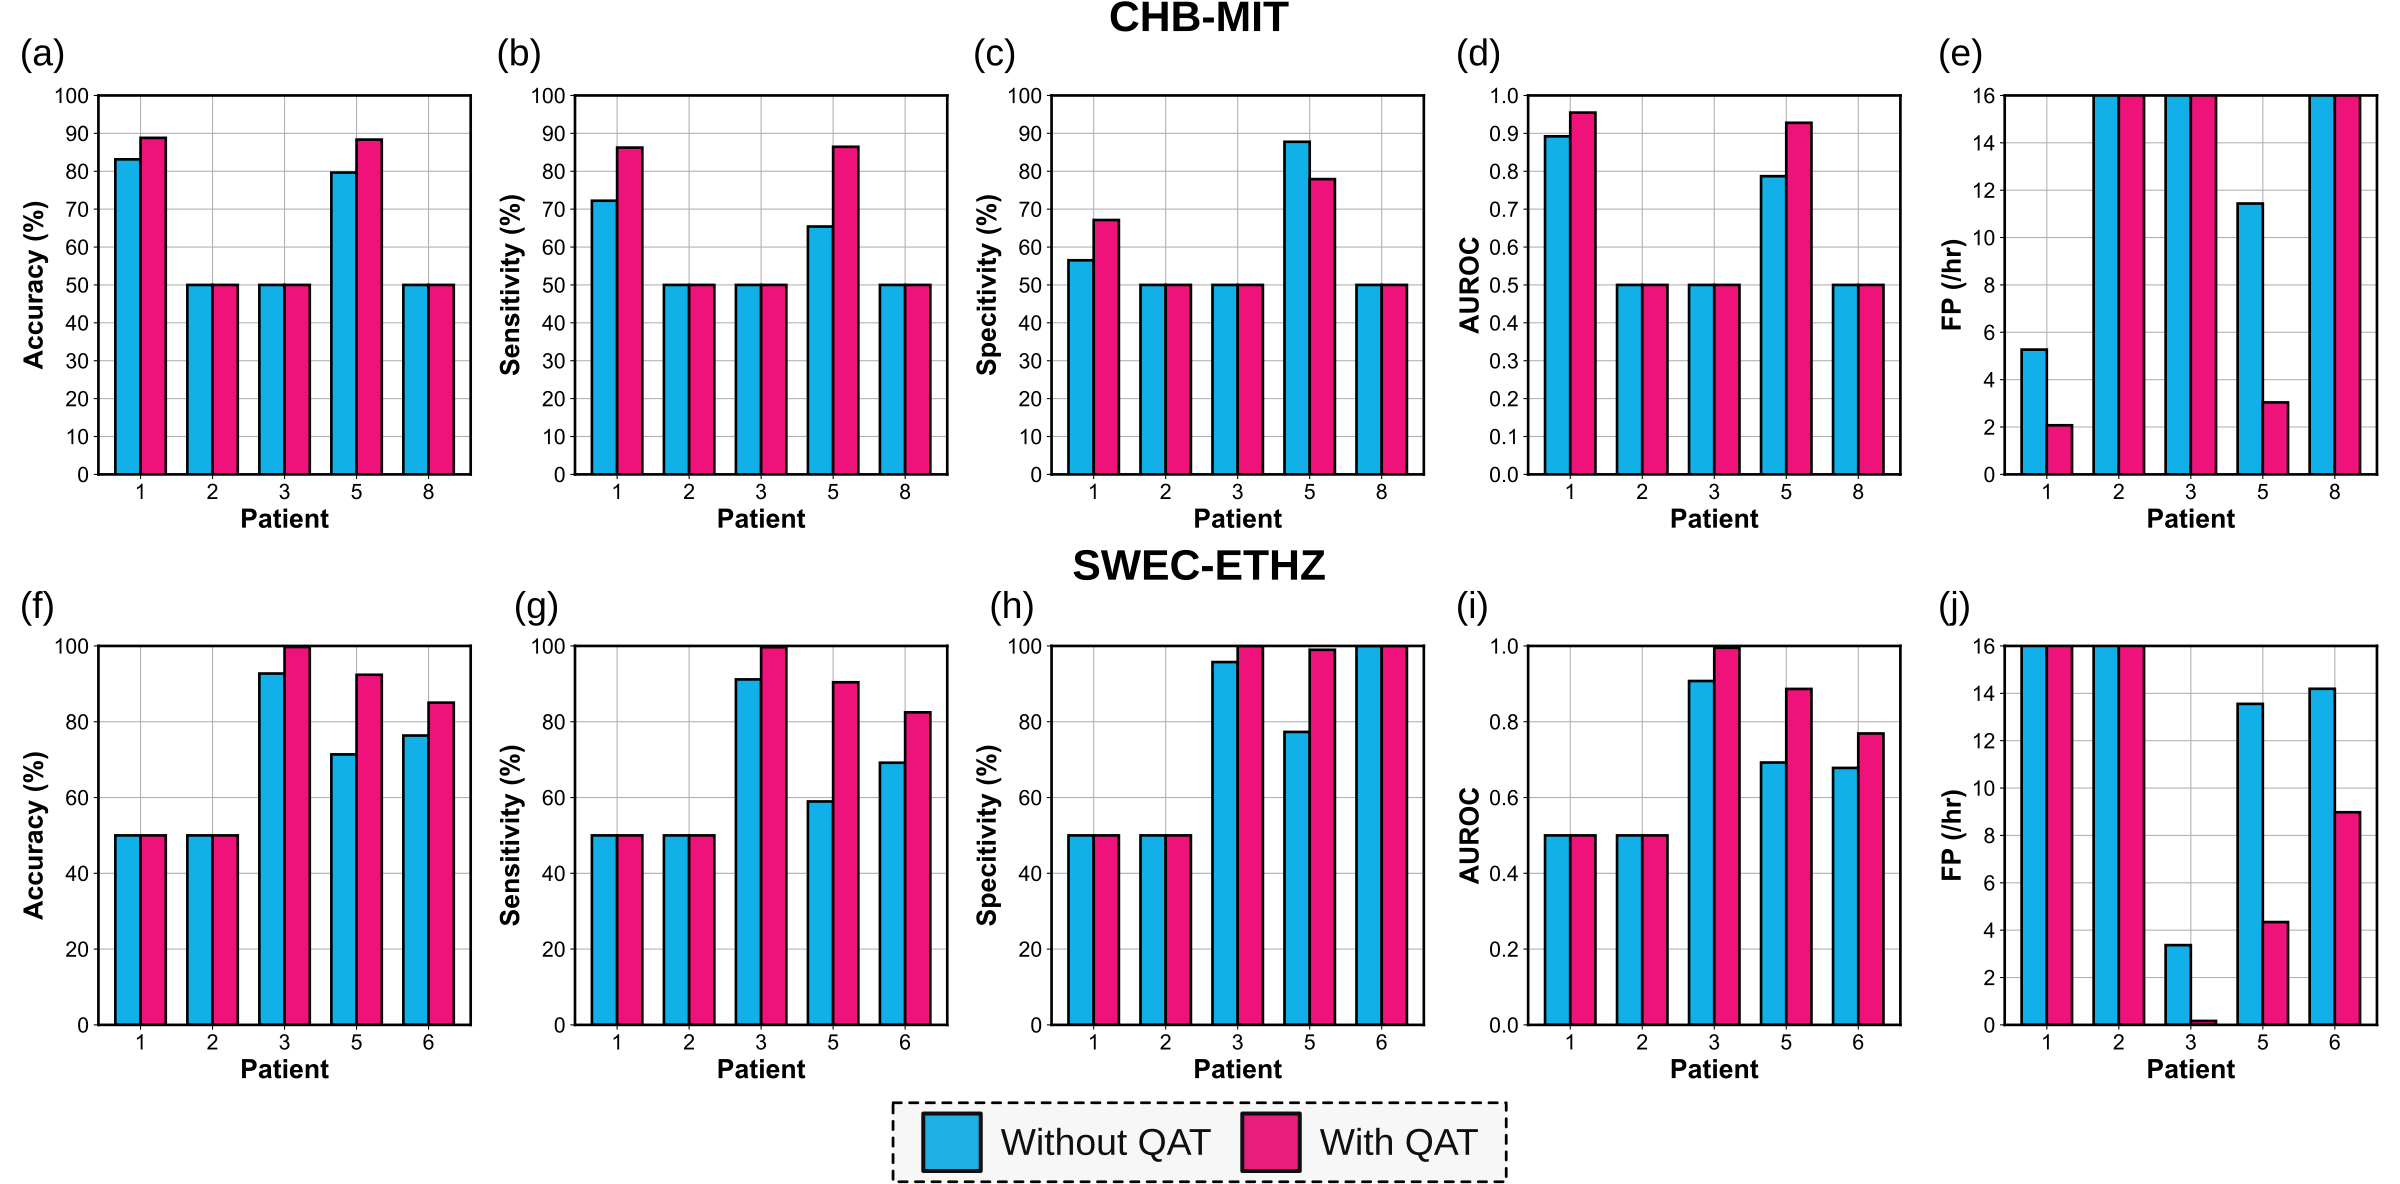

Write the Python code that produced this figure.
import matplotlib.pyplot as plt
import numpy as np
import pandas as pd

plt.rcParams['font.family'] = 'sans-serif'
plt.rcParams['font.sans-serif'] = ['Arial']
plt.rcParams["figure.figsize"] = (25, 10)
plt.rcParams.update({'font.size': 16})
plt.rcParams['axes.linewidth'] = 2
raw = pd.read_excel('SeizurePredictionResult.xlsx', 'Summary')
data = np.array(raw.iloc[0:10, 1:11] * 100)
data[:, 3] = data[:, 3] / 100
data[:, 8] = data[:, 8] / 100
labels = list(raw.iloc[0:10, 0])
step = 6
width = 0.35
yLimLowLst = [0, 0, 0, 0, 0]
yLimHighLst = [100, 100, 100, 1, 16]
titleLst = ['Accuracy (%)', 'Sensitivity (%)',
            'Specitivity (%)', 'AUROC', 'FP (/hr)']
nominal_bar_color = "#12b0e9"
nominal_edge_color = "#000000"
QAT_bar_color = "#ef127b"
QAT_egde_color = "#000000"

plt.subplot(2, 5, 1)
for i in range(5):
    nominal_patient_data = list(data[:, i])
    QAT_patient_data = list(data[:, i + 5])
    # CHB-MIT
    plt.subplot(2, 5, i + 1)
    plt.bar(np.arange(5), nominal_patient_data[0:5],
            width, zorder=2, label='Without QAT', color=nominal_bar_color, edgecolor=nominal_edge_color, linewidth=2)
    plt.bar(np.arange(5) + width, QAT_patient_data[0:5],
            width, zorder=2, label='With QAT', color=QAT_bar_color, edgecolor=QAT_egde_color, linewidth=2)
    plt.ylim((yLimLowLst[i], yLimHighLst[i]))
    plt.xlabel('Patient', fontdict=dict(weight='bold'), fontsize=20)
    plt.ylabel(titleLst[i], fontdict=dict(weight='bold'), fontsize=20)
    plt.xticks(np.arange(5) + 0.5 * width, labels[0:5])
    plt.grid(axis='both')
    plt.locator_params(axis='y', nbins=12)
    # SWEC-ETHZ
    plt.subplot(2, 5, i + 6)
    plt.bar(np.arange(5), nominal_patient_data[5:10],
            width, zorder=2, label='Without QAT', color=nominal_bar_color, edgecolor=nominal_edge_color, linewidth=2)
    plt.bar(np.arange(5) + width, QAT_patient_data[5:10],
            width, zorder=2, label='With QAT', color=QAT_bar_color, edgecolor=QAT_egde_color, linewidth=2)
    plt.ylim((yLimLowLst[i], yLimHighLst[i]))
    plt.xlabel('Patient', fontdict=dict(weight='bold'), fontsize=20)
    plt.ylabel(titleLst[i], fontdict=dict(weight='bold'), fontsize=20)
    plt.xticks(np.arange(5) + 0.5 * width, labels[5:10])
    plt.grid(axis='both')
    plt.subplots_adjust(bottom=0.15)

plt.tight_layout()
plt.savefig('QAT.pdf')
plt.savefig('QAT.svg')
plt.show()
